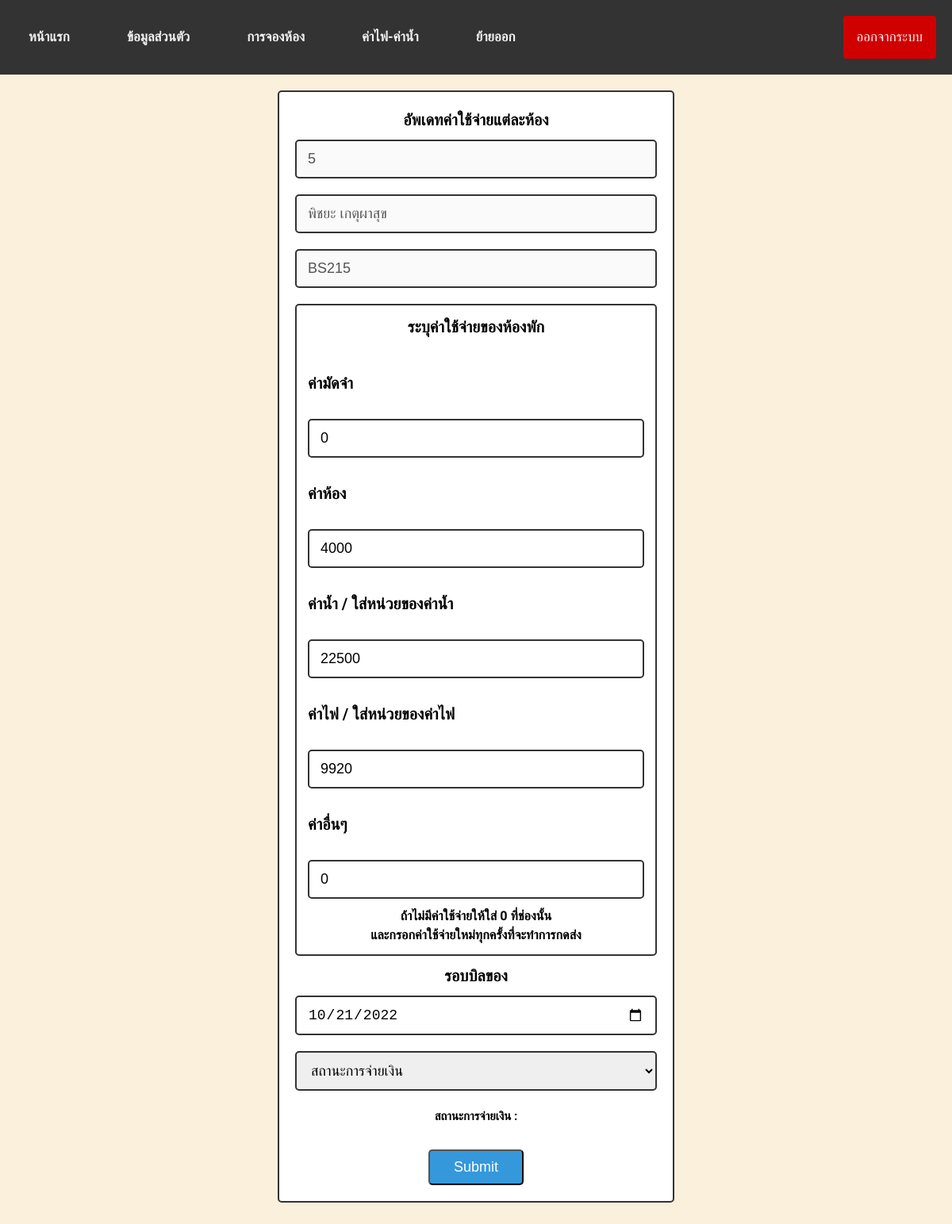
Screenshot of /Edit_cost_byadmin.php?id=5 (signed in) with the database file from the repository.
### tables this page shows
CREATE TABLE `paylist` (
  `id` int(100) NOT NULL,
  `name` varchar(100) NOT NULL,
  `type` varchar(100) NOT NULL,
  `Deposit` varchar(100) NOT NULL,
  `pay_room` varchar(100) NOT NULL,
  `pay_water` varchar(100) NOT NULL,
  `pay_electric` varchar(100) NOT NULL,
  `pay_other` varchar(100) NOT NULL,
  `pay_total` varchar(100) NOT NULL,
  `mdy_round` date NOT NULL,
  `file_slip` varchar(100) NOT NULL,
  `status_pay` varchar(100) NOT NULL,
  `Class` varchar(100) NOT NULL
);

### Edit_cost_byadmin.php (the view, shortened to what this page needs)
<!DOCTYPE html>
<html lang="en">
<head>
    <link rel="stylesheet" href="https://cdnjs.cloudflare.com/ajax/libs/font-awesome/6.1.2/css/all.min.css" />
    <link rel="stylesheet" href="style.css">
	<link rel="stylesheet" href="https://use.fontawesome.com/releases/v5.4.1/css/all.css">
</head>
<?php
     include 'config.php';
     $id = $_GET['id'];
     $query=mysqli_query($conn,"select * from `paylist` where id='$id'");
     $row=mysqli_fetch_array($query);
?>
<body>
<div class="topnav">
  <a href="Admin_info.php">หน้าแรก</a>
  <a href="infouser_admin.php">ข้อมูลส่วนตัว</a>
  <a href="room_type.php">การจองห้อง</a>
  <a href="cost_byadmin.php">ค่าไฟ-ค่าน้ำ</a>
  <a href="info_user_outbydamin.php">ย้ายออก</a>
  <a style="float:right" href="login.php?logout=<?php echo $id; ?>" onclick="return confirm('คุณต้องการออกจากระบบหรือไม่ ?');" class="btnbackid">ออกจากระบบ</a>
</div>
<div class='form-containerLG1'>
    <form method="POST" action="">
     <p><b>อัพเดทค่าใช้จ่ายแต่ละห้อง</b></p>
     <input type="text" name="id" class="box" placeholder="ลำดับ" required value="<?php echo $row['id']; ?>"disabled>
     <input type="text" name="name" class="box" placeholder="ชื่อผู้เข้าพัก" required value="<?php echo $row['name']; ?>" disabled>
     <input type="text" name="type" class="box" placeholder="หมายเลขห้อง" required value="<?php echo $row['type']; ?>" disabled>
                    <div class="box">
                         <p><b>ระบุค่าใช้จ่ายของห้องพัก</b></p><br><br>
                         <div style="display:flex; align-items: left;"><p><b>ค่ามัดจำ</b></p></div>
                         <input type="text" name="Deposit" class="box"  placeholder="ค่ามัดจำ" required value="<?php echo $row['Deposit']; ?>">
                         <div style="display:flex; align-items: left;"><p><b>ค่าห้อง</b></p></div>
                         <input type="text" name="pay_room" class="box" placeholder="ค่าห้อง"  required value="<?php echo $row['pay_room']; ?>">
                         <div style="display:flex; align-items: left;"><p><b>ค่าน้ำ / ใส่หน่วยของค่าน้ำ</b></p></div>
                         <input type="text" name="pay_water" class="box" placeholder="ค่าน้ำ" required value="<?php echo $row['pay_water']; ?>">
                         <div style="display:flex; align-items: left;"><p><b>ค่าไฟ / ใส่หน่วยของค่าไฟ</b></p></div>
                         <input type="text" name="pay_electric" class="box" placeholder="ค่าไฟ"  required value="<?php echo $row['pay_electric']; ?>">
                         <div style="display:flex; align-items: left;"><p><b>ค่าอื่นๆ</b></p></div>
                         <input type="text" name="pay_other" class="box" placeholder="ค่าอื่นๆ"  required value="<?php echo $row['pay_other']; ?>">
                         <p style="font-size: 90%;"><b>ถ้าไม่มีค่าใช้จ่ายให้ใส่ 0 ที่ช่องนั้น<br>และกรอกค่าใช้จ่ายใหม่ทุกครั้งที่จะทำการกดส่ง</b></p>
                    </div>
                    <p><b>รอบบิลของ</b></p>
                    <input type="date" name="mdy_round" class="box" value="<?php echo $row['mdy_round']; ?>">
                    <select name="status_pay" class="box" >
                         <option value=""hidden>สถานะการจ่ายเงิน</option>
                    </select>
                    <h2><b>สถานะการจ่ายเงิน : <?php echo $row['status_pay']; ?></b></h2><br>
	            <input type="submit" name="submit" class="btn">
</form>
</div>
</body>
</html>

### style.css (style rules this page uses)
* { box-sizing: border-box; }
html, body, h1, h2, h3, h4, h5, h6, p, li, ol, ul, pre { padding: 0; text-align: center; font-family: 'Prompt', sans-serif; }
html, body { min-height: 100%; scroll-behavior: smooth; }
body { background-color: #FAF0DC; font-family: 'Lato', sans-serif; font-size: 62.5%; padding: 0px; box-sizing: border-box; width: 100vw; overflow-x: hidden; position: relative; margin: 0; }
:root { --home-bg-color: #f2f3ee; --menu-bg-color: #cbcbc2; --silde-btn-border: #808080; --slide-btn-hoverbg: #f1fff1; --text-color: #616161; --border-color: #000000; --box-shadow-color: #b5b5ac; }
*, *::before, *::after { padding: 0; box-sizing: border-box; list-style: none; }
body, html { width: 100%; font-size: 10px; font-weight: normal; font-family: sans-serif; }
p { display: inline; font-size: 20px; line-height: 1.5em; font-family: 'IBM Plex Sans Thai', sans-serif; }
a { font-size: 4rem; line-height: 1.5em; word-spacing: 0.5em; font-family: PROMPT ; display:flow-root; font-weight: bold; }
a { text-decoration:none; color:rgb(255, 255, 255); font-weight:bold; margin: 20px; }
a::after { display: inline-block; font-family: fontello; padding: 5px; font-size: 1.6rem; transform: rotate(-90deg); }
:root { --blue:#3498db; --black:#333; --white:#fff; --border:2px solid var(--black); }
.btn { display: inline-block; padding:10px 30px; cursor: pointer; font-size: 18px; color:var(--white); border-radius: 5px; text-transform: capitalize; }
.btn { background-color: var(--blue); margin-top: 10px; }
.btnbackid { font-family: fantasy; background-color: rgb(209, 0, 0); color: rgb(255, 255, 255); text-decoration: none; display: inline-block; padding: 13px 40px; margin-bottom: 0; font-size: 20px; font-weight: normal; line-height: 1.428571429; text-align: center; white-space: nowrap; vertical-align: middle; cursor: pointer; border: 1px solid transparent; border-radius: 4px; -webkit-user-select: none; -moz-user-select: none; -ms-user-select: none; -o-user-select: none; user-select: none; }
.topnav { overflow: hidden; background-color: #333; }
.topnav a { float: left; color: #f2f2f2; text-align: center; padding: 14px 16px; text-decoration: none; font-size: 17px; }
.form-containerLG1 { min-height: 100vh; display: flex; align-items: center; justify-content: center; padding:20px; padding-bottom: 70px; }
.form-containerLG1 form { width: 500px; border-radius: 5px; border:var(--border); padding:20px; text-align: center; background-color: var(--white); }
.form-containerLG1 form .box { width: 100%; border-radius: 5px; border:var(--border); padding:12px 14px; font-size: 18px; margin:10px 0; }

### rows the page displays
paylist: id "5", name "พิชยะ เกตุผาสุข", type "BS215", Deposit "0", pay_room "4000", pay_water "22500", pay_electric "9920", pay_other "0", mdy_round "10/21/2022"
